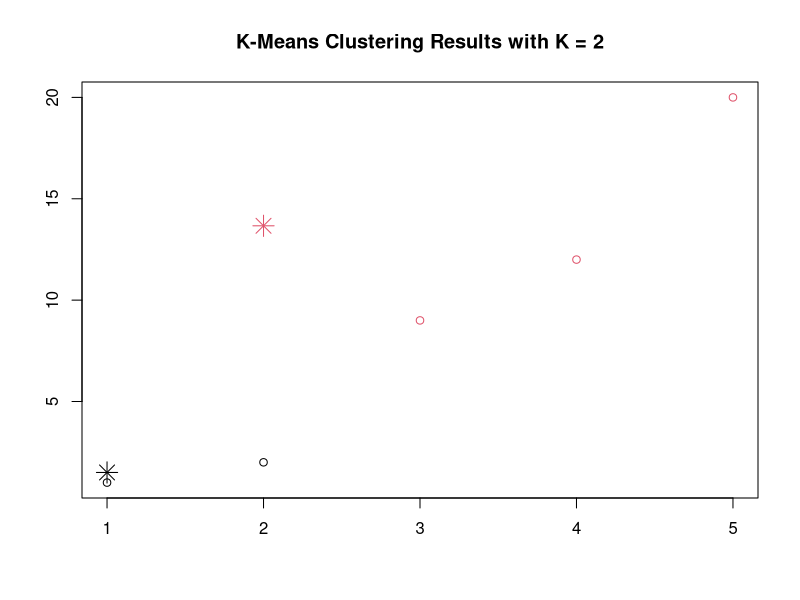
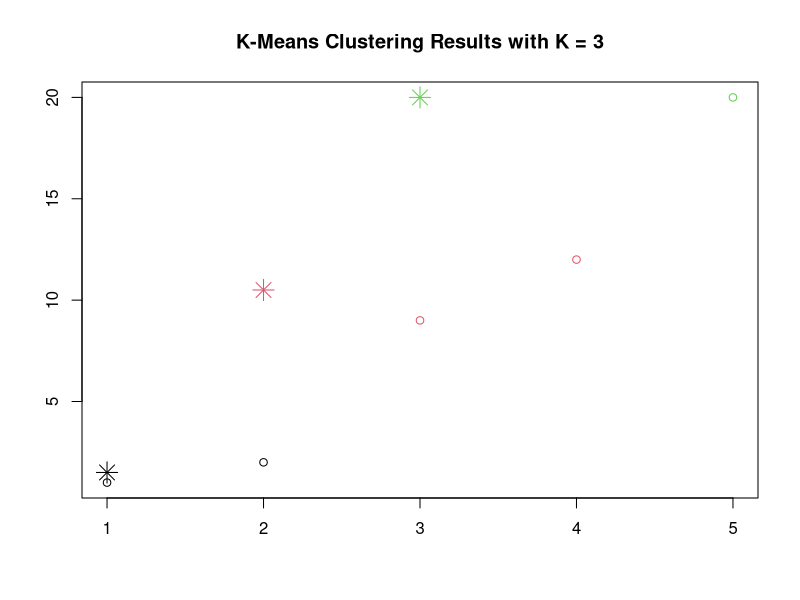
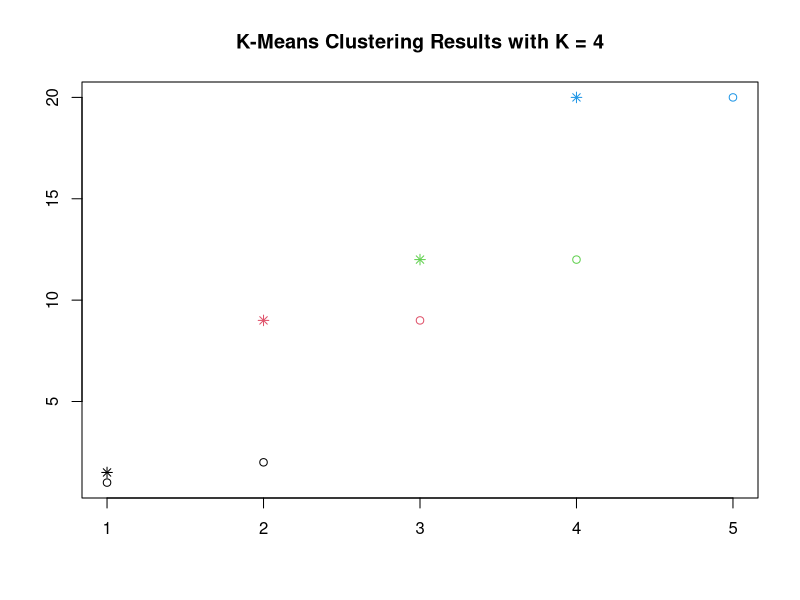
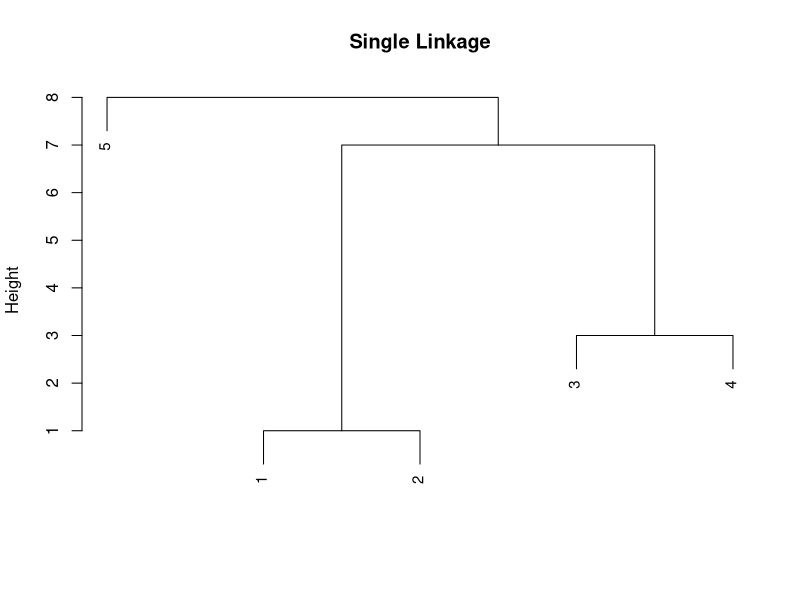

The R source for these figures, in order:
# a) se aplica k-means fijando los centroides iniciales y se calcula la inercia intra-cluster

# caso 1
x = c(1, 2, 9, 12, 20)
# se definen las posiciones de los centroides
c1 = 1
c2 = 20
# se aplica k-means
cl = kmeans(x, c(c1, c2))
cat("La inercia intra Clusters cuando k = 2 es: ", cl$tot.withinss)
#las asignaciones a los clusters están contenidas en cl$cluster
plot(x, col = cl$cluster, main = "K-Means Clustering Results with K = 2",
     xlab = "", ylab = "")
points(cl$centers, col = 1:2, pch = 8, cex = 2)

# caso 2
c1 = 1
c2 = 12
c3 = 20
cl = kmeans(x, c(c1, c2, c3))
cat("La inercia intra Clusters cuando k = 3 es: ", cl$tot.withinss)
plot(x, col = cl$cluster, main = "K-Means Clustering Results with K = 3",
     xlab = "", ylab = "")
points(cl$centers, col = 1:3, pch = 8, cex = 2)

# caso 3
c1 = 1
c2 = 9
c3 = 12
c4 = 20
cl = kmeans(x, c(c1, c2, c3, c4))
cat("La inercia intra Clusters cuando k = 4 es: ", cl$tot.withinss)
plot(x, col = cl$cluster, main = "K-Means Clustering Results with K = 4",
     xlab = "", ylab = "")
points(cl$centers, col = 1:4, pch = 8)

#La mejor opcion seria el caso 3 que tiene 4 clusters porque la inercia 
# intra-cluster es menor, osea que los grupos son mas homogeneos

# b) Metodo jerarquico ascendente y Dendograma

hc = hclust(dist(x), method = "single")
plot(hc, main = "Single Linkage",
       xlab = "", sub = "", cex = .9)

